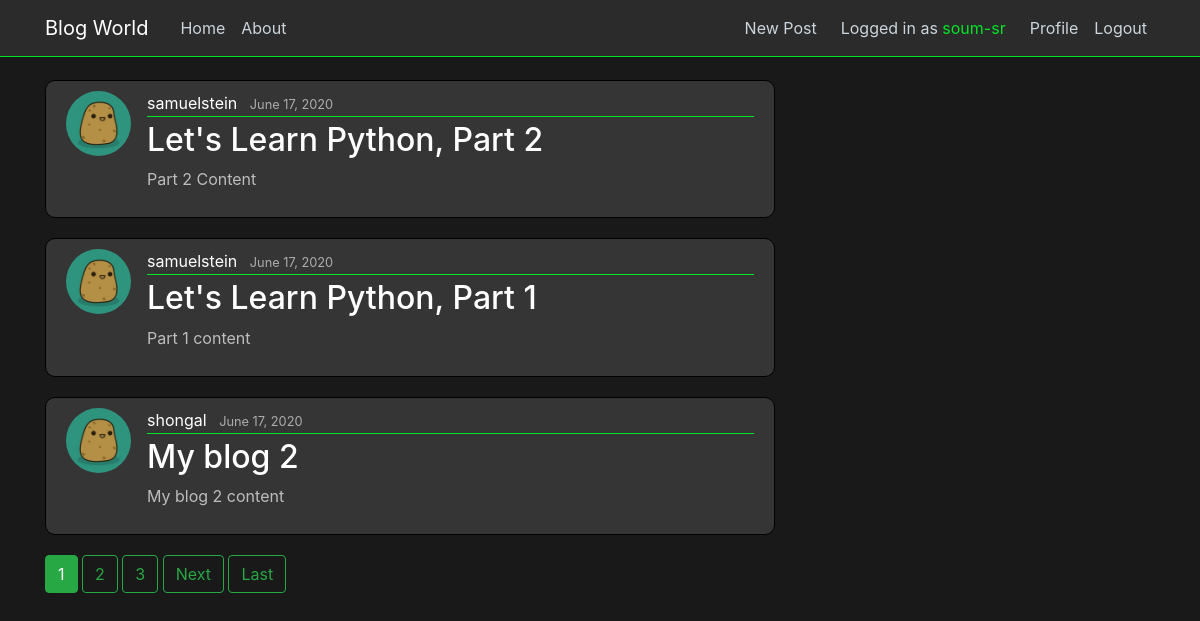
The app's page / (signed in) with its own data.
### blog/models.py (models this page shows, shortened)
class Post(models.Model):
    title = models.CharField(max_length = 100)
    content = models.TextField()
    date_posted = models.DateTimeField(default=timezone.now)
    author = models.ForeignKey(User, on_delete=models.CASCADE)

### users/models.py (models this page shows, shortened)
class Profile(models.Model):
    user = models.OneToOneField(User, on_delete=models.CASCADE) # having one-to-one relation with User model
    image = models.ImageField(default='potato.jpg', upload_to='profile_pics')

### blog/views.py (the view)
# urls.py: path('', PostListView.as_view(), name='blog-home'),
class PostListView(ListView):
    model = Post # The model we are working on
    template_name = 'blog/home.html' # <app>/<model>_<viewtype>.html {default one}
    context_object_name = 'posts' # Value p assed to the template
    ordering = ['-date_posted'] # It decides the sorting
    paginate_by = 3

### blog/templates/blog/home.html (shortened to what this page needs)
{% extends "blog/base.html" %}
{% block content%}
    {% for post in posts %}
    <article class="media content-section">
        <img class="rounded-circle article-img" src="{{ post.author.profile.image.url }}" alt="">
        <div class="media-body">
            <div class="article-metadata">
                <a class="mr-2" href="#">{{ post.author }}</a>
                <small class="text-muted">{{ post.date_posted|date:"F d, Y" }}</small>
            </div>
            <h2><a class="article-title" href="{% url 'post-detail' post.id%}">{{ post.title }}</a></h2>
            <p class="article-content">{{ post.content }}</p>
        </div>
    </article>
    {% endfor %}
    {% if is_paginated %}
        {% for num in page_obj.paginator.page_range %}
            {% if page_obj.number == num %}
                <a class="btn btn-success mb-4" href="?page={{ num }} ">{{num}}</a>
            {% elif num > page_obj.number|add:'-3' and num < page_obj.number|add:'3'%}
            <a class="btn btn-outline-success mb-4" href="?page={{ num }} ">{{num}}</a>
            {% endif %}
        {% endfor %}
        {% if page_obj.has_next %}
            <a class="btn btn-outline-success mb-4" href="?page={{page_obj.next_page_number }}">Next</a>
            <a class="btn btn-outline-success mb-4" href="?page={{page_obj.paginator.num_pages}}">Last</a>
        {% endif %}
    {% endif %}
{% endblock content%}

### blog/templates/blog/base.html (shortened to what this page needs)
{% load static %}
<!DOCTYPE html>
<html lang="en">
<head>
    <link rel="stylesheet" href="https://maxcdn.bootstrapcdn.com/bootstrap/4.0.0/css/bootstrap.min.css">
    <link rel="stylesheet" href="{% static 'blog/main.css' %}">
</head>
<body>
    <header class="site-header">
        <nav class="navbar navbar-expand-md navbar-dark bg-steel fixed-top">
          <div class="container">
            <a class="navbar-brand mr-4" href="/">Blog World</a>
            <div class="collapse navbar-collapse" id="navbarToggle">
              <div class="navbar-nav mr-auto">
                <a class="nav-item nav-link" href="{% url 'blog-home' %}">Home</a>
                <a class="nav-item nav-link" href="{% url 'blog-about' %}">About</a>
              </div>
              {% if user.is_authenticated %}
              <div class="navbar-nav">
                <a class="nav-item nav-link" href="{% url 'post-create' %}">New Post</a>
                <p class="nav-user">Logged in as <span style="color:#00e426">{{user.username}}</span></p>
                <a class="nav-item nav-link" href="{% url 'profile' %}">Profile</a>
                <a class="nav-item nav-link" href="{% url 'logout' %}">Logout</a>
              </div>
              {% else %}
              <div class="navbar-nav">
                <a class="nav-item nav-link" href="{% url 'login' %}">Login</a>
                <a class="nav-item nav-link" href="{% url 'register' %}">Register</a>
              </div>
              {% endif %}
            </div>
          </div>
        </nav>
    </header>
    <main role="main" class="container">
        <div class="row">
          <div class="col-md-8">
            {% block content %}{% endblock %}
          </div>
        </div>
    </main>
</body>
</html>

### blog/static/blog/main.css (style rules this page uses)
body { background: #1a1919; color: #ebe2e2; margin-top: 5rem; }
.bg-steel { background-color: #2b2b2b; border-bottom: 1px solid #00e426 }
.site-header .navbar-nav .nav-link { color: #cbd5db; }
.nav-user { color: #cbd5db; display:block; padding:.5rem 1rem; margin-bottom:0; }
.content-section { background: #353535; padding: 10px 20px; border: 1px solid #000000; border-radius: 10px; margin-bottom: 20px; }
.content-section p { color:#bdbdbd !important; }
.article-title { color: #ffffff; }
.article-content { white-space: pre-line; }
.article-img { height: 65px; width: 65px; margin-right: 16px; }
.article-metadata { padding-bottom: 1px; margin-bottom: 4px; border-bottom: 1px solid #00e426 }
.article-metadata a { color: #ffffff; text-decoration: none; }
.article-metadata small { color: #acacac !important; }

### records on screen
Post: author.profile.image (picture), author "samuelstein", date_posted "June 17, 2020", title "Let's Learn Python, Part 2", content "Part 2 Content"
Post: author.profile.image (picture), author "samuelstein", date_posted "June 17, 2020", title "Let's Learn Python, Part 1", content "Part 1 content"
Post: author.profile.image (picture), author "shongal", date_posted "June 17, 2020", title "My blog 2", content "My blog 2 content"

### other values on screen
{{ user.username }} "soum-sr"
{{ num }} "1"
{{ num }} "2" "3"
